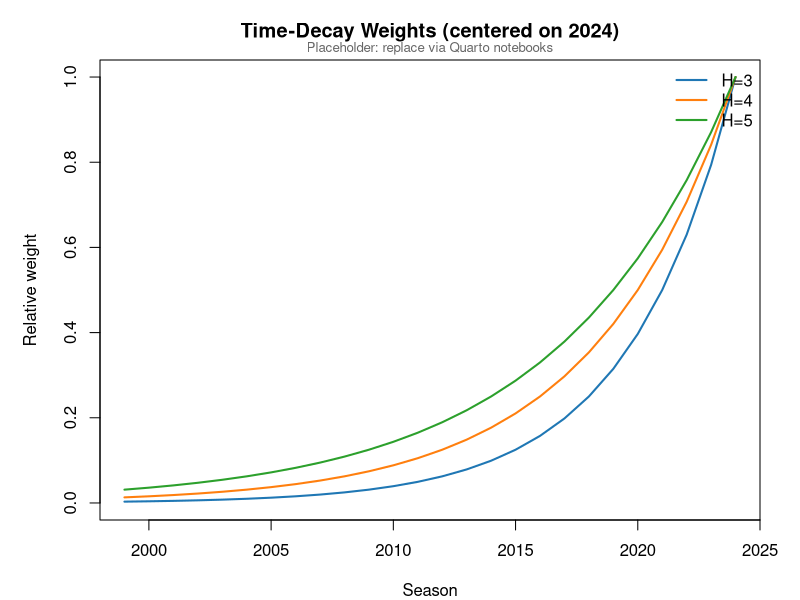
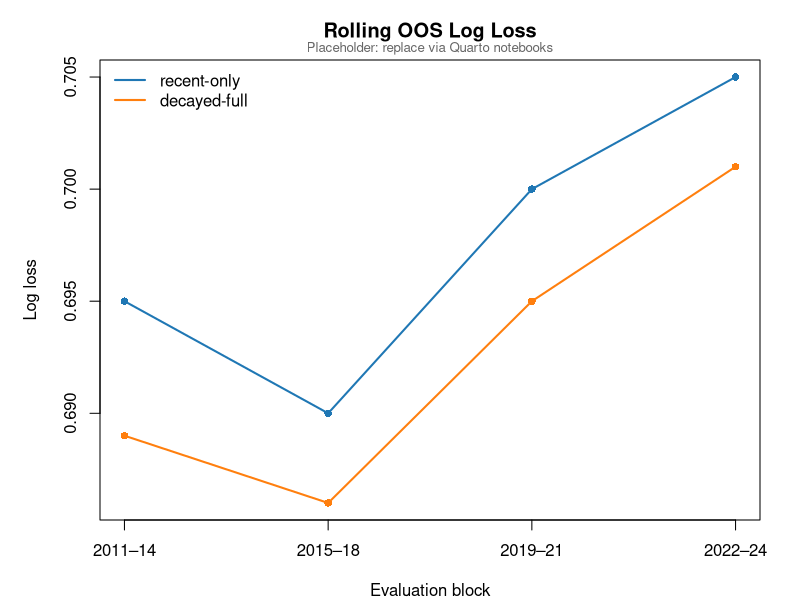

Write the R code that produced these figures, in order. (Note: this script raises an error after producing the figures.)
#!/usr/bin/env Rscript
# Informative placeholder figure generator (PNG), base R only

open_dev <- function(path, w = 1200, h = 700, res = 150, mar = c(4, 5, 3, 2)) {
  dir.create(dirname(path), recursive = TRUE, showWarnings = FALSE)
  if (file.exists(path)) return(NULL)
  png(filename = path, width = w, height = h, res = res)
  op <- par(mar = mar, bg = "white")
  return(op)
}

close_dev <- function(op) {
  if (!is.null(op)) par(op)
  dev.off()
}

draw_note <- function(text_line = "Placeholder: replace via Quarto notebooks") {
  mtext(text_line, side = 3, line = 0.2, cex = 0.8, col = "#666666")
}

# 1) Time-decay weights (H in {3,4,5})
plot_time_decay <- function(path) {
  op <- open_dev(path)
  if (is.null(op)) return(invisible(FALSE))
  on.exit(close_dev(op), add = TRUE)
  seasons <- 1999:2024; t <- 2024; Hs <- c(3,4,5)
  cols <- c("#1f77b4", "#ff7f0e", "#2ca02c")
  plot(NA, xlim = range(seasons), ylim = c(0,1), xlab = "Season", ylab = "Relative weight", main = "Time-Decay Weights (centered on 2024)")
  for (i in seq_along(Hs)) {
    H <- Hs[i]; w <- 0.5 ^ ((t - seasons)/H)
    lines(seasons, w, lwd = 2, col = cols[i])
  }
  legend("topright", legend = paste0("H=", Hs), col = cols, lwd = 2, bty = "n")
  draw_note()
  invisible(TRUE)
}

# 2) Rolling metrics: simple 4 blocks, two series
plot_rolling_metric <- function(path, ylab, main) {
  op <- open_dev(path)
  if (is.null(op)) return(invisible(FALSE))
  on.exit(close_dev(op), add = TRUE)
  blocks <- c("2011–14","2015–18","2019–21","2022–24")
  x <- seq_along(blocks)
  set.seed(42)
  recent <- if (ylab == "Log loss") c(0.695, 0.690, 0.700, 0.705) else c(0.045,0.043,0.049,0.052)
  decayed <- if (ylab == "Log loss") recent - c(0.006,0.004,0.005,0.004) else pmax(0, recent - c(0.004,0.003,0.004,0.003))
  ylim <- range(c(recent, decayed))
  plot(NA, xlim = range(x), ylim = ylim, xaxt = "n", xlab = "Evaluation block", ylab = ylab, main = main)
  axis(1, at = x, labels = blocks)
  lines(x, recent, lwd = 2, col = "#1f77b4"); points(x, recent, pch = 16, col = "#1f77b4")
  lines(x, decayed, lwd = 2, col = "#ff7f0e"); points(x, decayed, pch = 16, col = "#ff7f0e")
  legend("topleft", c("recent-only","decayed-full"), col = c("#1f77b4","#ff7f0e"), lwd = 2, bty = "n")
  draw_note()
}

# 3) Reliability curves: 45-degree line + two curves
plot_reliability <- function(path) {
  op <- open_dev(path)
  if (is.null(op)) return(invisible(FALSE))
  on.exit(close_dev(op), add = TRUE)
  p_bins <- seq(0.05, 0.95, by = 0.10)
  obs_recent <- p_bins + (sin(seq_along(p_bins))*0.02)
  obs_decayed <- p_bins + (cos(seq_along(p_bins))*0.01)
  plot(NA, xlim = c(0,1), ylim = c(0,1), xlab = "Predicted", ylab = "Observed", main = "Reliability Curves (2024)")
  abline(0,1, col = "#888888", lty = 2)
  lines(p_bins, obs_recent, col = "#1f77b4", lwd = 2); points(p_bins, obs_recent, pch = 16, col = "#1f77b4")
  lines(p_bins, obs_decayed, col = "#ff7f0e", lwd = 2); points(p_bins, obs_decayed, pch = 16, col = "#ff7f0e")
  legend("topleft", c("recent-only","decayed-full"), col = c("#1f77b4","#ff7f0e"), lwd = 2, bty = "n")
  draw_note()
}

# 4) Copula impact: scatter vs diagonal
plot_copula_scatter <- function(path) {
  op <- open_dev(path)
  if (is.null(op)) return(invisible(FALSE))
  on.exit(close_dev(op), add = TRUE)
  set.seed(7)
  n <- 250
  u <- pnorm(scale(rnorm(n)))
  v <- 0.6*u + 0.4*pnorm(scale(rnorm(n)))
  plot(u, v, pch = 16, cex = 0.6, col = rgb(0,0,0,0.35), xlab = "U (margin)", ylab = "V (total)", main = "Copula Pricing Impact (qualitative)")
  abline(0,1, col = "#888888", lty = 2)
  draw_note()
}

# 5) Integer-margin calibration: bars + two lines
plot_integer_margin <- function(path) {
  op <- open_dev(path)
  if (is.null(op)) return(invisible(FALSE))
  on.exit(close_dev(op), add = TRUE)
  d <- -12:12
  base <- dnorm(d, mean = 0, sd = 6); base <- base/sum(base)
  rw <- base; keys <- c(3,7,10)
  rw[match(keys, d)] <- rw[match(keys, d)] * 1.8; rw <- rw/sum(rw)
  obs <- rw * 0.9 + base * 0.1
  plot(d, base, type = "l", lwd = 2, col = "#1f77b4", xlab = "Margin d", ylab = "Probability", main = "Integer-Margin Calibration")
  lines(d, rw, lwd = 2, col = "#ff7f0e")
  points(d, obs, pch = 15, cex = 0.8, col = "#000000")
  abline(v = c(3,6,7,10), col = "#cccccc", lty = 3)
  legend("topright", c("baseline","reweighted","observed (mock)"), col = c("#1f77b4","#ff7f0e","#000000"), lwd = c(2,2,NA), pch = c(NA,NA,15), bty = "n")
  draw_note()
}

# 6) Acceptance rates (grouped bars)
plot_acceptance_rates <- function(path) {
  op <- open_dev(path)
  if (is.null(op)) return(invisible(FALSE))
  on.exit(close_dev(op), add = TRUE)
  seasons <- 2020:2024
  margin <- c(0.80,0.85,0.83,0.88,0.86)
  keys   <- c(0.78,0.82,0.81,0.85,0.84)
  mat <- rbind(margin, keys)
  barplot(mat, beside = TRUE, names.arg = seasons, col = c("#1f77b4","#ff7f0e"), ylim = c(0,1), ylab = "Pass rate", main = "Simulator Acceptance Rates")
  legend("topleft", c("Margins","Key masses"), fill = c("#1f77b4","#ff7f0e"), bty = "n")
  draw_note()
}

# 7) Acceptance vs live performance: boxplots
plot_acceptance_vs_live <- function(path) {
  op <- open_dev(path)
  if (is.null(op)) return(invisible(FALSE))
  on.exit(close_dev(op), add = TRUE)
  set.seed(21)
  clv_fail <- rnorm(100, mean = 5, sd = 15)
  clv_pass <- rnorm(100, mean = 20, sd = 10)
  boxplot(list(Fail = clv_fail, Pass = clv_pass), ylab = "CLV (bps)", main = "Acceptance vs Live Performance")
  draw_note()
}

# 8) Alpha sensitivity: two points/line per method
plot_alpha_sensitivity <- function(path) {
  op <- open_dev(path)
  if (is.null(op)) return(invisible(FALSE))
  on.exit(close_dev(op), add = TRUE)
  alpha <- c(0.05, 0.10)
  growth_kelly <- c(1.8, 1.6)
  growth_rl    <- c(2.1, 1.9)
  plot(alpha, growth_kelly, type = "b", lwd = 2, pch = 16, col = "#1f77b4", xlab = expression(alpha), ylab = "Growth (arbitrary units)", main = "Alpha Sensitivity")
  lines(alpha, growth_rl, type = "b", lwd = 2, pch = 16, col = "#ff7f0e")
  legend("topright", c("Kelly-LCB","RL"), col = c("#1f77b4","#ff7f0e"), lwd = 2, pch = 16, bty = "n")
  draw_note()
}

# Dispatcher
mk <- function(path, title = NULL, subtitle = NULL) {
  # Choose specialized plot where available; else draw a simple title card
  if (grepl("time_decay_weights\\.png$", path)) return(invisible(plot_time_decay(path)))
  if (grepl("rolling_oos_logloss\\.png$", path)) return(invisible(plot_rolling_metric(path, ylab = "Log loss", main = "Rolling OOS Log Loss")))
  if (grepl("rolling_oos_ece\\.png$", path)) return(invisible(plot_rolling_metric(path, ylab = "ECE", main = "Rolling OOS ECE")))
  if (grepl("reliability_curves_timeframe\\.png$", path)) return(invisible(plot_reliability(path)))
  if (grepl("teaser_pricing_copula_delta\\.png$", path)) return(invisible(plot_copula_scatter(path)))
  if (grepl("integer_margin_calibration\\.png$", path)) return(invisible(plot_integer_margin(path)))
  if (grepl("sim_acceptance_rates\\.png$", path)) return(invisible(plot_acceptance_rates(path)))
  if (grepl("sim_acceptance_vs_live_perf\\.png$", path)) return(invisible(plot_acceptance_vs_live(path)))
  if (grepl("alpha_sensitivity_panel\\.png$", path)) return(invisible(plot_alpha_sensitivity(path)))
  # Fallback title card
  op <- open_dev(path, mar = c(2,2,2,2))
  if (is.null(op)) return(invisible(FALSE))
  on.exit(close_dev(op), add = TRUE)
  plot.new()
  text(0.5, 0.65, ifelse(is.null(title), basename(path), title), cex = 1.4, font = 2)
  if (!is.null(subtitle) && nzchar(subtitle)) text(0.5, 0.50, subtitle, cex = 1.0)
  rect(0.15, 0.2, 0.85, 0.4, border = "#888888", col = NA, lwd = 1.5)
  text(0.5, 0.30, "Placeholder: replace via Quarto notebooks", cex = 0.9, col = "#444444")
  invisible(TRUE)
}

placeholders <- list(
  list("analysis/dissertation/figures/out/time_decay_weights.png",         "Time-Decay Weights",                "H ∈ {3,4,5}, centered on 2024"),
  list("analysis/dissertation/figures/out/rolling_oos_logloss.png",        "Rolling OOS Log Loss",             "recent-only vs decayed-full"),
  list("analysis/dissertation/figures/out/rolling_oos_ece.png",            "Rolling OOS ECE",                  "recent-only vs decayed-full"),
  list("analysis/dissertation/figures/out/reliability_curves_timeframe.png","Reliability Curves (2024)",        "recent-only vs decayed-full"),
  list("analysis/dissertation/figures/out/teaser_pricing_copula_delta.png", "Copula Pricing Impact",            "Gaussian vs t"),
  list("analysis/dissertation/figures/out/integer_margin_calibration.png", "Integer-Margin Calibration",       "Observed vs predicted"),
  list("analysis/dissertation/figures/out/sim_acceptance_rates.png",       "Simulator Acceptance Rates",       "by season and test"),
  list("analysis/dissertation/figures/out/sim_acceptance_vs_live_perf.png", "Acceptance vs Live Performance",   "CLV/ROI vs pass/fail"),
  list("analysis/dissertation/figures/out/alpha_sensitivity_panel.png",    "Alpha Sensitivity Panel",          "α ∈ {0.05, 0.10}")
)

created <- vapply(placeholders, function(x) do.call(mk, as.list(x)), logical(1))
invisible(created)
